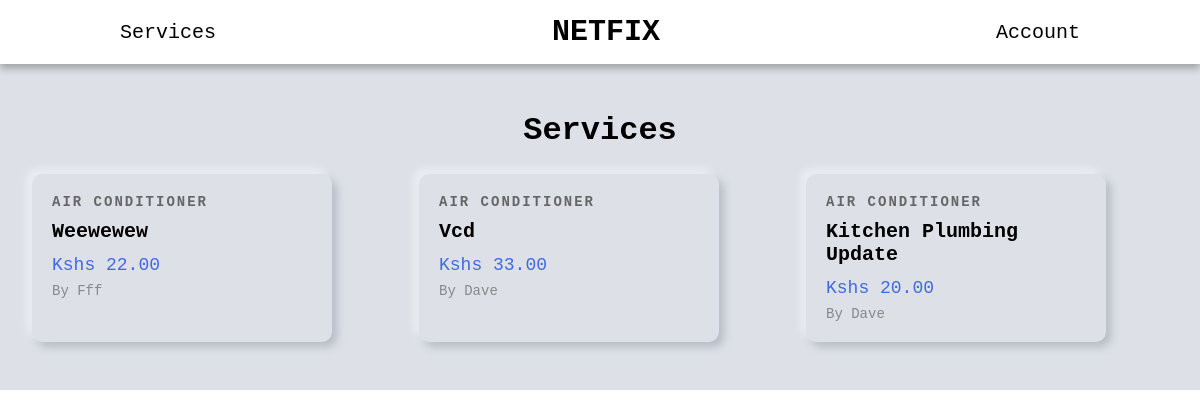
Page /services/ on the committed database.
### services/models.py (models this page shows, shortened)
class Service(models.Model):
    company = models.ForeignKey(Company, default="", on_delete=models.CASCADE)
    name = models.CharField(max_length=40)
    description = models.TextField()
    price_hr = models.DecimalField(decimal_places=2, max_digits=100)
    choices = (
        ('Air Conditioner', 'Air Conditioner'),
        ('Carpentry', 'Carpentry'),
        ('Electricity', 'Electricity'),
        ('Gardening', 'Gardening'),
        ('Home Machines', 'Home Machines'),
        ('House Keeping', 'House Keeping'),
        ('Interior Design', 'Interior Design'),
        ('Locks', 'Locks'),
        ('Painting', 'Painting'),
        ('Plumbing', 'Plumbing'),
        ('Water Heaters', 'Water Heaters'),
    )
    field = models.CharField(max_length=30, blank=False, null=False, default="", choices=choices)
    date = models.DateTimeField(auto_now=True, null=False)
    id = models.UUIDField(default=uuid.uuid4, unique=True, primary_key=True, editable=False)

### users/models.py (models this page shows, shortened)
class Company(models.Model):
    user = models.OneToOneField(User, on_delete=models.CASCADE, primary_key=True)
    choices = (
        ('Air Conditioner', 'Air Conditioner'),
        ('All in One', 'All in One'),
        ('Carpentry', 'Carpentry'),
        ('Electricity', 'Electricity'),
        ('Gardening', 'Gardening'),
        ('Home Machines', 'Home Machines'),
        ('House Keeping', 'House Keeping'),
        ('Interior Design', 'Interior Design'),
        ('Locks', 'Locks'),
        ('Painting', 'Painting'),
        ('Plumbing', 'Plumbing'),
        ('Water Heaters', 'Water Heaters'),
    )
    field = models.CharField(max_length=30, blank=False, null=False, default="", choices=choices)
    def __str__(self):
        return self.user.username

class User(AbstractUser):
    is_company = models.BooleanField(default=False)
    is_customer = models.BooleanField(default=False)
    email = models.EmailField(max_length=100, unique=True)
    username = models.CharField(max_length=100, unique=True)
    USERNAME_FIELD = 'email'
    REQUIRED_FIELDS = ['username']

### services/views.py (the view)
# urls.py: path("", v.service_list, name="service_list"),
def service_list(request):
    services = Service.objects.all().order_by("-date")
    context = {
        "services" : services
    }
    return render(request, 'services/services.html', context)

### services/templates/services/services.html (shortened to what this page needs)
{% extends 'main/base.html' %}
{% block content %}
<div class="services-header">
    <h1>Services</h1>
</div>
<div class="services-grid">
    {% for service in services %}
    <a href="{% url 'index' service.id %}" class="service-card">
        <div class="card-content">
            <div class="service-category">{{ service.field }}</div>
            <h2 class="service-name">{{ service.name }}</h2>
            <div class="service-price">Kshs {{ service.price_hr }}</div>
            <div class="service-company">by {{service.company}}</div>
        </div>
    </a>
    {% endfor %}
</div>
{% endblock content %}

### main/templates/main/base.html (shortened to what this page needs)
<!DOCTYPE html>
{% load static %}
<html lang="en">
<head>
    <link rel="stylesheet" href="{% static 'css/style.css' %}" />
</head>
<body>
    {% include 'main/nav.html' %}
    <div class="main-body">
        {% block content %}
        {% endblock content %}
    </div>
</body>
</html>

### main/templates/main/nav.html (shortened to what this page needs)
<nav class="navbar">
    <a class="royal-hover" href="{% url 'service_list' %}">Services</a>
    <h1><a href="{% url 'home' %}">NETFIX</a></h1>
    <div class="account-dropdown">
        {% if request.user.is_authenticated %}
        <span class="royal-hover">Welcome {{user.first_name}}</span>
        {% else %}
        <span class="royal-hover">Account</span>
        {% endif %}
    </div>
</nav>

### static/css/style.css (style rules this page uses)
* { margin: 0; padding: 0; box-sizing: border-box; font-family: 'Courier New', Courier, monospace; }
a { text-decoration: none; color: black; }
.navbar { background-color: white; display: flex; align-items: center; justify-content: space-between; text-align: center; position: fixed; width: 100%; height: 8vh; font-size: 20px; padding: 0 10%; box-shadow: 0 4px 8px rgba(0, 0, 0, 0.3); top: 0; z-index: 100; }
.account-dropdown { position: relative; display: inline-block; }
.account-dropdown span { cursor: pointer; }
.main-body { margin-top: 8vh; padding: 3rem 2rem; background: #dde1e7; }
.services-grid { display: grid; grid-template-columns: repeat(auto-fill, minmax(300px, 1fr)); gap: 25px; }
.services-header { display: flex; align-items: center; justify-content: center; flex-direction: column; margin-bottom: 25px; }
.service-card { width: 300px; border-radius: 10px; box-shadow: -5px -5px 9px rgba(255,255,255,0.45), 5px 5px 9px rgba(94,104,121,0.3); transition: transform 0.3s; cursor: pointer; text-decoration: none; color: black; display: block; }
.card-content { padding: 20px; }
.service-category { font-size: 14px; font-weight: 800; color: #666; margin-bottom: 10px; text-transform: uppercase; letter-spacing: 2px; }
.service-name { font-size: 20px; text-transform: capitalize; font-weight: bold; margin-bottom: 12px; }
.service-price { font-size: 18px; color: royalblue; margin-bottom: 8px; }
.service-company { font-size: 14px; text-transform: capitalize; color: #888; }

### rows in the picture
Service: field "AIR CONDITIONER", name "Weewewew", price_hr "22.00", company "Fff"
Service: field "AIR CONDITIONER", name "Vcd", price_hr "33.00", company "Dave"
Service: field "AIR CONDITIONER", name "Kitchen Plumbing Update", price_hr "20.00", company "Dave"
